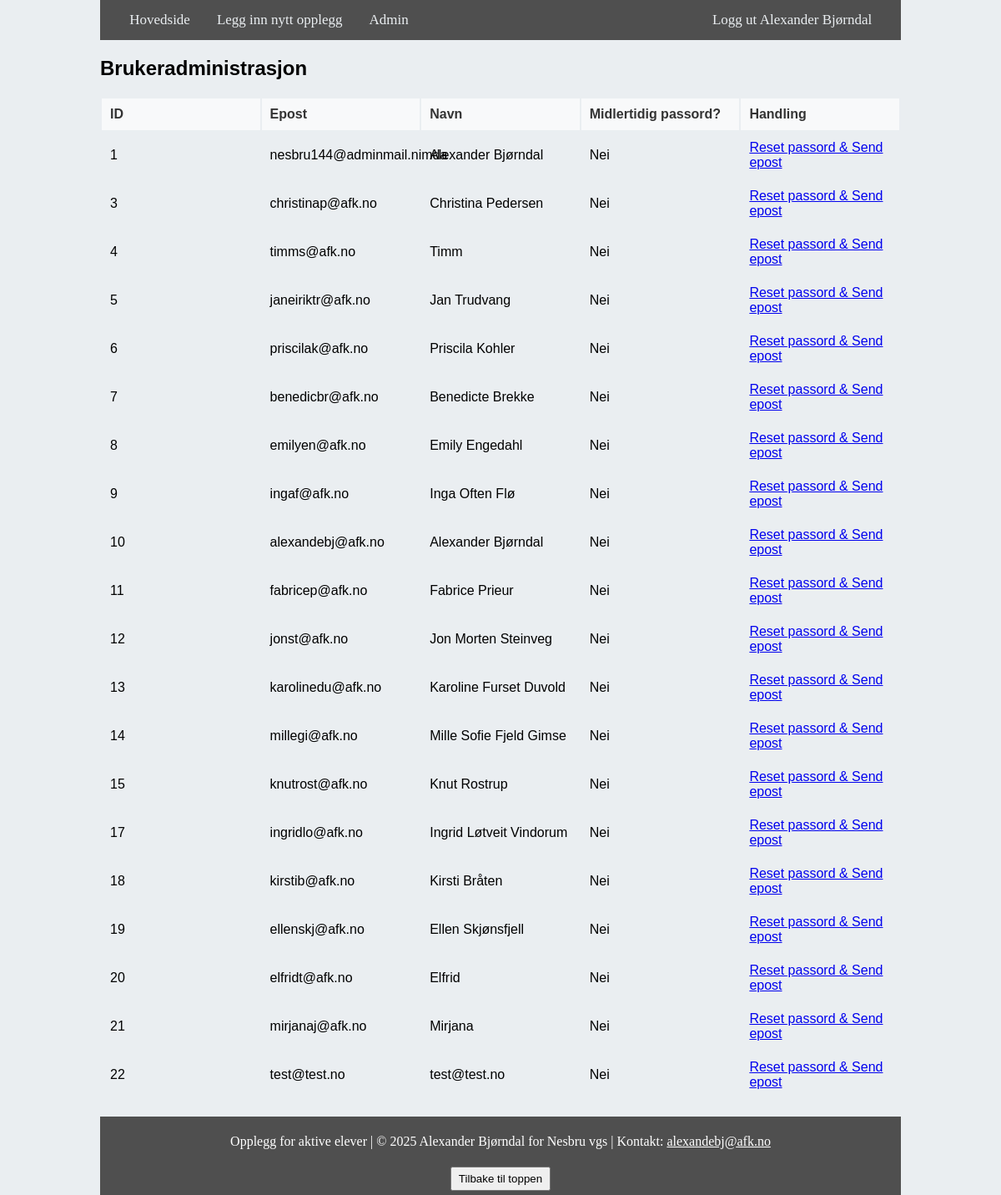
The page /admin/admin-users (signed in) on the database its author committed.
### website/models.py (models this page shows)
class User(db.Model, UserMixin):
    __tablename__ = 'user'
    id = db.Column(db.Integer, primary_key=True)
    email = db.Column(db.String(150), unique=True)
    password = db.Column(db.String(150))
    first_name = db.Column(db.String(150))
    role = db.Column(db.String(50), default='user')
    is_email_confirmed = db.Column(db.Boolean, default=False)
    is_temp_password = db.Column(db.Boolean, default=False)
    opplegg = db.relationship('Opplegg')
    favorites = db.relationship('Opplegg', secondary=opplegg_user_favorites, backref='user_favorite')
    comments = db.relationship('Comment', back_populates='user')

### website/admin_bp.py (the view)
@admin_bp.route("/admin-users")
@login_required
def admin_users():
    if current_user.role != 'admin':
        flash("Du har ikke tilgang til admin-siden.", category="error")
        abort(403)
    users = User.query.all()
    temp_password_user_id = request.args.get("temp_password_user_id", type=int)
    temp_password = request.args.get("temp_password", default="")
    return render_template(
        "admin/admin_users.html",
        users=users,
        temp_password_user_id=temp_password_user_id,
        temp_password=temp_password,
        user=current_user
    )

### website/views.py (called while the page is built)
@views.before_app_request
def track_visitor():
    ip = request.headers.get('X-Forwarded-For', request.remote_addr)
    if ip:
        visitor = Visitor.query.filter_by(ip=ip).first()
        if visitor:
            visitor.last_seen = datetime.now()
        else:
            db.session.add(Visitor(ip=ip))
        db.session.commit()

### website/templates/admin/admin_users.html
{% extends "base.html" %} {% block title %}Admin - Brukere{% endblock %} {%
block content %}
<h2>Brukeradministrasjon</h2>
<table class="table">
  <thead>
    <tr>
      <th>ID</th>
      <th>Epost</th>
      <th>Navn</th>
      <th>Midlertidig passord?</th>
      <th>Handling</th>
    </tr>
  </thead>
  <tbody>
    {% for user in users %}
    <tr>
      <td>{{ user.id }}</td>
      <td>{{ user.email }}</td>
      <td>{{ user.first_name }}</td>
      <td>{{ "Ja" if user.is_temp_password else "Nei" }}</td>
      <td>
        <a
          href="{{ url_for('admin.reset_password', user_id=user.id) }}"
          class="btn btn-warning"
        >
          Reset passord & Send epost
        </a>
      </td>
    </tr>
    {% endfor %}
  </tbody>
</table>
{% endblock %}

### website/templates/base.html (shortened to what this page needs)
<!DOCTYPE html>
<html>
  <head class="mainclass">
    <link
      href="https://cdnjs.cloudflare.com/ajax/libs/font-awesome/5.15.4/css/all.min.css"
      rel="stylesheet"
    />
    <link
      rel="stylesheet"
      href="{{ url_for('static', filename='home.css') }}"
    />
  </head>
  <body class="mainclass">
    <nav class="navbar">
      <div class="navbar-nav">
        <div style="margin-left: 2%">
          {% if user.role == 'admin' %}
          <a class="nav-item nav-link" id="home" href="/">Hovedside</a>
          <a
            class="nav-item nav-link"
            id="add_opplegg"
            href="{{ url_for('views.add_opplegg') }}"
            >Legg inn nytt opplegg</a
          ><a
            class="nav-item nav-link"
            id="admin_dashboard"
            href="{{ url_for('admin.admin') }}"
            >Admin</a
          >
          <a
            class="nav-item nav-link"
            style="float: right; margin-right: 2%"
            id="logout"
            href="/logout"
          >
            Logg ut {{ user.first_name }}
          </a>
          {% endif %}
        </div>
      </div>
    </nav>
    <div class="container">{% block content %}{% endblock %}</div>
    <footer>
      <div class="footer-content">
        <p>
          Opplegg for aktive elever | &copy;
          <span id="current-year"></span> Alexander Bjørndal for Nesbru vgs |
          Kontakt: <span id="email1"></span>
        </p>
      </div>
      <button id="back-to-top" onclick="window.scrollTo(0, 0)">
        Tilbake til toppen
      </button>
    </footer>
  </body>
</html>

### website/static/home.css (style rules this page uses)
html, body { height: 100%; margin: 0; display: flex; flex-direction: column; background: #eaeef1; scroll-behavior: smooth; }
.container { font-family: "Font Awesome 5 Free", Tahoma, Geneva, Verdana, sans-serif; flex: 1; display: grid; }
.mainclass { margin-left: 10%; margin-right: 10%; }
.navbar-nav { background-color: #4f4f4f; overflow: hidden; }
.navbar-nav a { float: left; display: block; color: #eaeef1; text-align: center; padding: 14px 16px; text-decoration: none; font-size: 17px; }
footer { background-color: #4f4f4f; color: #fff; text-align: center; padding: 5px 0; margin-top: 20px; }
#back-to-top { margin-top: 5px; padding: 5px 8px; cursor: pointer; }
table { width: 100%; table-layout: fixed; }
th, td { text-align: left; padding: 10px; vertical-align: middle; }
th { background-color: #f8f9fa; font-weight: bold; color: #333; }
tr { border-bottom: 1px solid #ddd; }

### rows shown on the page
User: first_name "Alexander Bjørndal", id "1", email "nesbru144@adminmail.nimda", is_temp_password "Nei"
User: id "3", email "christinap@afk.no", first_name "Christina Pedersen", is_temp_password "Nei"
User: id "4", email "timms@afk.no", first_name "Timm", is_temp_password "Nei"
User: id "5", email "janeiriktr@afk.no", first_name "Jan Trudvang", is_temp_password "Nei"
User: id "6", email "priscilak@afk.no", first_name "Priscila Kohler", is_temp_password "Nei"
User: id "7", email "benedicbr@afk.no", first_name "Benedicte Brekke", is_temp_password "Nei"
User: id "8", email "emilyen@afk.no", first_name "Emily Engedahl", is_temp_password "Nei"
User: id "9", email "ingaf@afk.no", first_name "Inga Often Flø", is_temp_password "Nei"
User: id "10", email "alexandebj@afk.no", first_name "Alexander Bjørndal", is_temp_password "Nei"
User: id "11", email "fabricep@afk.no", first_name "Fabrice Prieur", is_temp_password "Nei"
User: id "12", email "jonst@afk.no", first_name "Jon Morten Steinveg", is_temp_password "Nei"
User: id "13", email "karolinedu@afk.no", first_name "Karoline Furset Duvold", is_temp_password "Nei"
User: id "14", email "millegi@afk.no", first_name "Mille Sofie Fjeld Gimse", is_temp_password "Nei"
User: id "15", email "knutrost@afk.no", first_name "Knut Rostrup", is_temp_password "Nei"
User: id "17", email "ingridlo@afk.no", first_name "Ingrid Løtveit Vindorum", is_temp_password "Nei"
User: id "18", email "kirstib@afk.no", first_name "Kirsti Bråten", is_temp_password "Nei"
User: id "19", email "ellenskj@afk.no", first_name "Ellen Skjønsfjell", is_temp_password "Nei"
User: id "20", email "elfridt@afk.no", first_name "Elfrid", is_temp_password "Nei"
User: id "21", email "mirjanaj@afk.no", first_name "Mirjana", is_temp_password "Nei"
User: id "22", email "test@test.no", first_name "test@test.no", is_temp_password "Nei"
